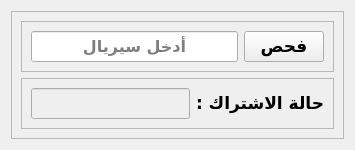
         <widget class="QWidget" name="tabWidgetPage1">
          <attribute name="title">
           <string>الرئسية</string>
          </attribute>
          <layout class="QVBoxLayout" name="verticalLayout_2">
           <item>
            <widget class="QFrame" name="frame_8">
             <property name="frameShape">
              <enum>QFrame::StyledPanel</enum>
             </property>
             <property name="frameShadow">
              <enum>QFrame::Raised</enum>
             </property>
             <layout class="QVBoxLayout" name="verticalLayout_4">
              <property name="topMargin">
               <number>9</number>
              </property>
              <item>
               <widget class="QFrame" name="frame_9">
                <property name="sizePolicy">
                 <sizepolicy hsizetype="Expanding" vsizetype="Expanding">
                  <horstretch>0</horstretch>
                  <verstretch>0</verstretch>
                 </sizepolicy>
                </property>
                <property name="maximumSize">
                 <size>
                  <width>16777215</width>
                  <height>70</height>
                 </size>
                </property>
                <property name="frameShape">
                 <enum>QFrame::StyledPanel</enum>
                </property>
                <property name="frameShadow">
                 <enum>QFrame::Raised</enum>
                </property>
                <layout class="QHBoxLayout" name="horizontalLayout_6" stretch="5,1">
                 <item>
                  <widget class="QLineEdit" name="lineEdit_4">
                   <property name="sizePolicy">
                    <sizepolicy hsizetype="Expanding" vsizetype="Expanding">
                     <horstretch>0</horstretch>
                     <verstretch>0</verstretch>
                    </sizepolicy>
                   </property>
                   <property name="font">
                    <font>
                     <family>Almarai</family>
                     <pointsize>12</pointsize>
                     <weight>75</weight>
                     <bold>true</bold>
                    </font>
                   </property>
                   <property name="alignment">
                    <set>Qt::AlignCenter</set>
                   </property>
                   <property name="placeholderText">
                    <string>أدخل سيريال</string>
                   </property>
                   <property name="cursorMoveStyle">
                    <enum>Qt::LogicalMoveStyle</enum>
                   </property>
                   <property name="clearButtonEnabled">
                    <bool>true</bool>
                   </property>
                  </widget>
                 </item>
                 <item>
                  <widget class="QPushButton" name="pushButton_49">
                   <property name="sizePolicy">
                    <sizepolicy hsizetype="Expanding" vsizetype="Expanding">
                     <horstretch>0</horstretch>
                     <verstretch>0</verstretch>
                    </sizepolicy>
                   </property>
                   <property name="font">
                    <font>
                     <family>Almarai</family>
                     <pointsize>13</pointsize>
                     <weight>75</weight>
                     <bold>true</bold>
                    </font>
                   </property>
                   <property name="cursor">
                    <cursorShape>PointingHandCursor</cursorShape>
                   </property>
                   <property name="text">
                    <string>فحص</string>
                   </property>
                   <property name="iconSize">
                    <size>
                     <width>283</width>
                     <height>65</height>
                    </size>
                   </property>
                  </widget>
                 </item>
                </layout>
               </widget>
              </item>
              <item>
               <widget class="QFrame" name="frame_10">
                <property name="maximumSize">
                 <size>
                  <width>16777215</width>
                  <height>70</height>
                 </size>
                </property>
                <property name="frameShape">
                 <enum>QFrame::StyledPanel</enum>
                </property>
                <property name="frameShadow">
                 <enum>QFrame::Raised</enum>
                </property>
                <layout class="QHBoxLayout" name="horizontalLayout_5" stretch="9,1">
                 <item>
                  <widget class="QLineEdit" name="lineEdit_5">
                   <property name="enabled">
                    <bool>false</bool>
                   </property>
                   <property name="sizePolicy">
                    <sizepolicy hsizetype="Expanding" vsizetype="Expanding">
                     <horstretch>0</horstretch>
                     <verstretch>0</verstretch>
                    </sizepolicy>
                   </property>
                   <property name="font">
                    <font>
                     <family>Almarai</family>
                     <pointsize>12</pointsize>
                     <weight>75</weight>
                     <bold>true</bold>
                    </font>
                   </property>
                   <property name="toolTip">
                    <string/>
                   </property>
                   <property name="statusTip">
                    <string/>
                   </property>
                   <property name="accessibleDescription">
                    <string/>
                   </property>
                   <property name="autoFillBackground">
                    <bool>false</bool>
                   </property>
                   <property name="inputMethodHints">
                    <set>Qt::ImhNone</set>
                   </property>
                   <property name="alignment">
                    <set>Qt::AlignCenter</set>
                   </property>
                   <property name="placeholderText">
                    <string/>
                   </property>
                  </widget>
                 </item>
                 <item>
                  <widget class="QLabel" name="label_18">
                   <property name="sizePolicy">
                    <sizepolicy hsizetype="Expanding" vsizetype="Expanding">
                     <horstretch>0</horstretch>
                     <verstretch>0</verstretch>
                    </sizepolicy>
                   </property>
                   <property name="font">
                    <font>
                     <family>Almarai</family>
                     <pointsize>13</pointsize>
                     <weight>75</weight>
                     <bold>true</bold>
                    </font>
                   </property>
                   <property name="layoutDirection">
                    <enum>Qt::LeftToRight</enum>
                   </property>
                   <property name="text">
                    <string>حالة الاشتراك :</string>
                   </property>
                  </widget>
                 </item>
                </layout>
               </widget>
              </item>
             </layout>
            </widget>
           </item>
          </layout>
         </widget>
